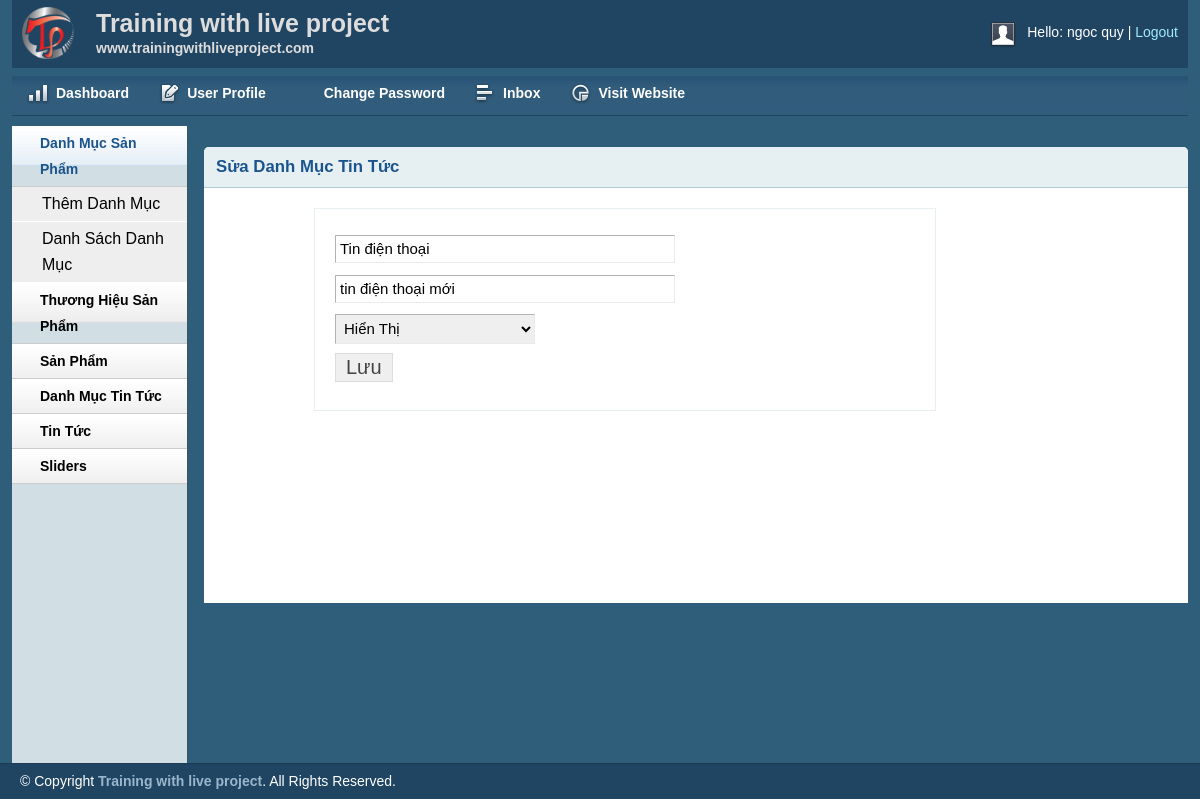
Page /admin/postedit.php?catid=3 (signed in) on the committed database.
### tables this page shows
CREATE TABLE `tbl_cate_post` (
  `id_cate_post` int(11) UNSIGNED NOT NULL,
  `title` varchar(100) NOT NULL,
  `description` text NOT NULL,
  `status` tinyint(1) NOT NULL DEFAULT 0
);

### lib/database.php (called while the page is built, shortened)
<?php
Class Database{
   public $host   = DB_HOST;
   public $user   = DB_USER;
   public $pass   = DB_PASS;
   public $dbname = DB_NAME;
   public $link;
private function connectDB(){
   $this->link = new mysqli($this->host, $this->user, $this->pass,
    $this->dbname);
    mysqli_set_charset($this->link,"utf8");
 }
public function select($query){
  $result = $this->link->query($query) or
   die($this->link->error.__LINE__);
  if($result->num_rows > 0){
    return $result;
  } else {
    return false;
  }
 }
}

### classes/post.php (called while the page is built, shortened)
<?php
    $filepath = realpath(dirname(__FILE__));
    include_once($filepath.'/../lib/database.php');
?>
<?php
    class post{
        private $db;
        public function __construct()
        {
                $this->db = new Database();
        }
        public function get_cat_byId($id){
            $query = "select * from tbl_cate_post where id_cate_post = '$id'";
            $result = $this->db->select($query);
            return $result;
        }
    }
?>

### admin/postedit.php (the view, shortened to what this page needs)
<?php include 'inc/header.php';?>
<?php include 'inc/sidebar.php';?>
<?php include "../classes/post.php"; ?>
<?php
    $cat = new post();
    	if(!isset($_GET['catid']) || $_GET['catid'] == null){
           echo "<script>window.location='postlist.php';</script>";
        }else{
            $id = $_GET['catid'];
        }
?>
        <div class="grid_10">
            <div class="box round first grid">
                <h2>Sửa Danh Mục Tin Tức</h2>
               <div class="block copyblock">
               <?php
                     $get_cate_name = $cat->get_cat_byId($id);
                     if($get_cate_name){
                        $result = $get_cate_name->fetch_assoc()
                ?>
                 <form action="" method="POST">
                    <table class="form">
                        <tr>
                            <td>
                                <input type="text" name="catName" placeholder="Sửa danh mục tin tức...." class="medium" value="<?= $result['title']?>" />
                            </td>
                        </tr>
                        <tr>
                            <td>
                                <input type="text" name="catDesc" placeholder="Thêm mô tả danh mục tin tức ...." class="medium" value="<?= $result['description']?>"/>
                            </td>
                        </tr>
                        <tr>
                            <td>
                                <select name="catStatus" id="">
                                    <option value="1" <?= $result['status']==1?'selected':0 ?>>Hiển Thị</option>
                                </select>
                            </td>
                        </tr>
						<tr>
                            <td>
                                <input type="submit" name="submit" Value="Lưu" />
                            </td>
                        </tr>
                    </table>
                    </form>
                    <?php
                        }
                    ?>
                </div>
            </div>
        </div>
<?php include 'inc/footer.php';?>

### admin/css/text.css (style rules this page uses)
body { font: 13px/1.5 Tahoma, Helvetica, Arial, 'Liberation Sans', FreeSans, sans-serif; }
h2 { font-size: 23px; }
p, dl, hr, h1, h2, h3, h4, h5, h6, ol, ul, pre, table, address, fieldset { margin-bottom: 20px; }

### admin/css/grid.css (style rules this page uses)
.grid_1, .grid_2, .grid_3, .grid_4, .grid_5, .grid_6, .grid_7, .grid_8, .grid_9, .grid_10, .grid_11, .grid_12, .grid_13, .grid_14, .grid_15, .grid_16 { display: inline; float: left; margin-left: 1%; margin-right: 1%; }
.container_12 .grid_10 { width: 81.333%; }

### admin/css/layout.css (style rules this page uses)
body { background: #fff none repeat scroll 0 0; color: #444; font-size: 14px; padding: 0; }
h1, h2, h3, h4, h5, h6 { line-height:1.2em; margin-bottom:.3em; }
h2 { margin-top:1em; }
.box { background:#fff; margin-bottom:20px; padding:10px 10px 10px 10px; margin-left:-8px; }
.box.grid { padding-bottom:40px; }
.box.round { -moz-border-radius: 5px 5px 0px 0px; -webkit-border-radius: 5px 5px 0px 0px; border-radius: 5px 5px 0px 0px; }
.box h2 { font-size:1.2em; font-weight:bold; color:#1B548D; background:#E6F0F3; margin:-10px -10px 0 -10px; padding:10px 12px; border-bottom:1px solid #B3CBD6; -moz-border-radius: 5px 5px 0px 0px; -webkit-border-radius: 5px 5px 0px 0px; border-radius: 5px 5px 0px 0px; }
.box.first { min-height: 406px; }
.block { padding-top:20px; }
.copyblock { border: 1px solid #e6f0f3; line-height: 32px; margin-left: 100px; margin-top: 20px; padding-left: 20px; width: 600px; }
table.form { width:100%; }
table.form td { padding:4px 0px; }
table.form input, table.form select { font-size: 15px; padding: 4px 4px 5px 4px; border-top: 1px solid #b3b3b3; border-left: 1px solid #b3b3b3; border-right: 1px solid #eaeaea; border-bottom: 1px solid #eaeaea; }
table.form input[type="submit"] { border: 1px solid #ddd; color: #444; cursor: pointer; font-size: 20px; padding: 2px 10px; }
input.medium { width: 55%; }
.block { padding-bottom:1px; }
table.form select { width:200px; }

### rows in the picture
tbl_cate_post: catName "Tin điện thoại", catDesc "tin điện thoại mới", catStatus "Hiển Thị"

### other values in the picture
Session::get('adminName') "ngoc quy"
